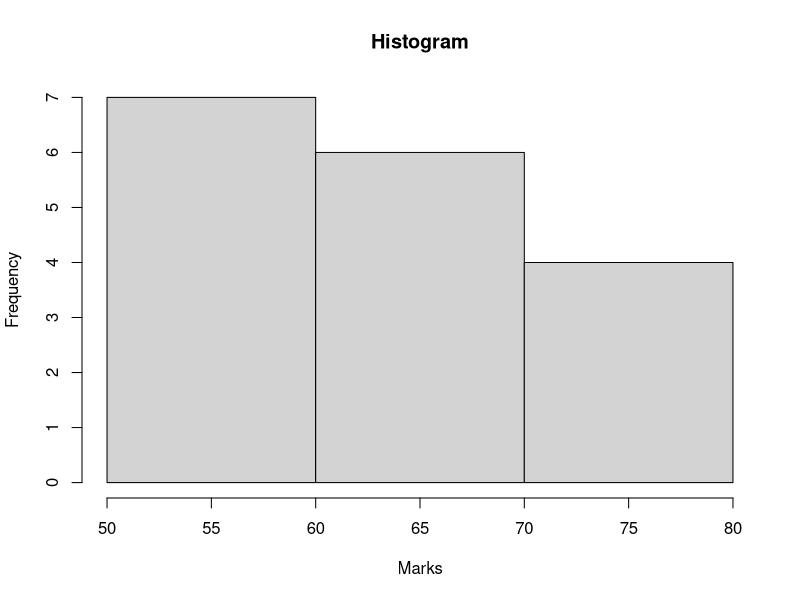

This figure's R source:
marks <- c(55,60,71,63,55,65,50,55,58,59,61,63,65,67,71,72,75)

num_bins <- 3

cut(marks,breaks=num_bins,labels=FALSE)

hist(marks,breaks=num_bins,xlab="Marks",main="Histogram")

tapply(marks,cut(marks,num_bins),mean)
tapply(marks,cut(marks,num_bins),median)
tapply(marks,cut(marks,num_bins),function(x)c(min(x),max(x)))
